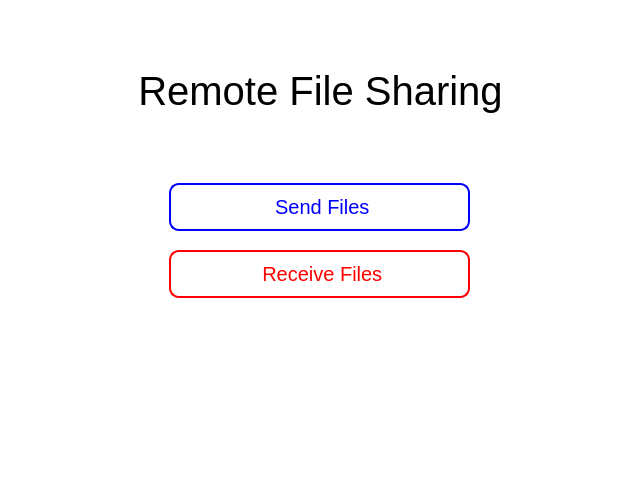
<?xml version="1.0" encoding="UTF-8"?>
<ui version="4.0">
 <class>Dialog</class>
 <widget class="QDialog" name="Dialog">
  <property name="geometry">
   <rect>
    <x>0</x>
    <y>0</y>
    <width>640</width>
    <height>480</height>
   </rect>
  </property>
  <property name="windowTitle">
   <string>Remote Files Sharing</string>
  </property>
  <property name="styleSheet">
   <string notr="true">#Dialog {
	margin: 0 auto;
	padding: 0 auto;
	background-color: white;
}</string>
  </property>
  <widget class="QWidget" name="verticalLayoutWidget">
   <property name="geometry">
    <rect>
     <x>169</x>
     <y>170</y>
     <width>301</width>
     <height>141</height>
    </rect>
   </property>
   <layout class="QVBoxLayout" name="verticalLayout">
    <item>
     <widget class="QPushButton" name="sendFiles">
      <property name="font">
       <font>
        <pointsize>-1</pointsize>
       </font>
      </property>
      <property name="styleSheet">
       <string notr="true">#sendFiles {
	background-color: white;
	font-size: 20px;
	color: blue;
	padding: 10px auto;
	border: 2px solid blue;
	border-radius: 10px;
	text-align: center;
}

#sendFiles:hover {
	color: white;
	background-color: blue;
}</string>
      </property>
      <property name="text">
       <string> Send Files</string>
      </property>
      <property name="icon">
       <iconset>
        <normaloff>../assets/upload-solid.svg</normaloff>../assets/upload-solid.svg</iconset>
      </property>
      <property name="iconSize">
       <size>
        <width>24</width>
        <height>24</height>
       </size>
      </property>
      <property name="flat">
       <bool>true</bool>
      </property>
     </widget>
    </item>
    <item>
     <widget class="QPushButton" name="receiveFiles">
      <property name="font">
       <font>
        <pointsize>-1</pointsize>
       </font>
      </property>
      <property name="styleSheet">
       <string notr="true">#receiveFiles {
	background-color: white;
	padding: 10px auto;
	font-size: 20px;
	color: red;
	border: 2px solid red;
	border-radius: 10px;
}

#receiveFiles:hover {
	background-color: red;
	color: white;
}</string>
      </property>
      <property name="text">
       <string> Receive Files</string>
      </property>
      <property name="icon">
       <iconset>
        <normaloff>../assets/download-solid.svg</normaloff>../assets/download-solid.svg</iconset>
      </property>
      <property name="iconSize">
       <size>
        <width>24</width>
        <height>24</height>
       </size>
      </property>
     </widget>
    </item>
   </layout>
  </widget>
  <widget class="QLabel" name="label">
   <property name="geometry">
    <rect>
     <x>0</x>
     <y>60</y>
     <width>641</width>
     <height>61</height>
    </rect>
   </property>
   <property name="font">
    <font>
     <pointsize>-1</pointsize>
    </font>
   </property>
   <property name="styleSheet">
    <string notr="true">#label {
	font-size: 40px;
}</string>
   </property>
   <property name="text">
    <string>Remote File Sharing</string>
   </property>
   <property name="alignment">
    <set>Qt::AlignCenter</set>
   </property>
  </widget>
 </widget>
 <resources>
  <include location="../assets/icons.qrc"/>
 </resources>
 <connections/>
</ui>
